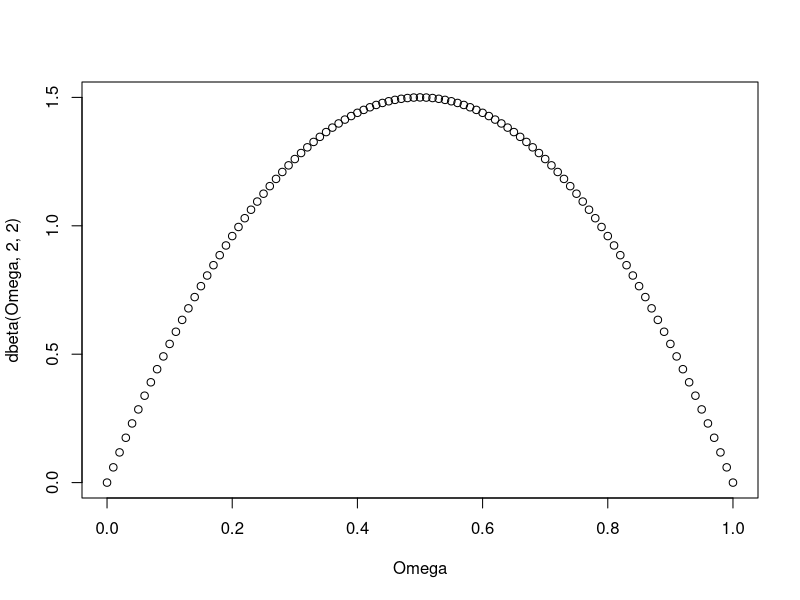
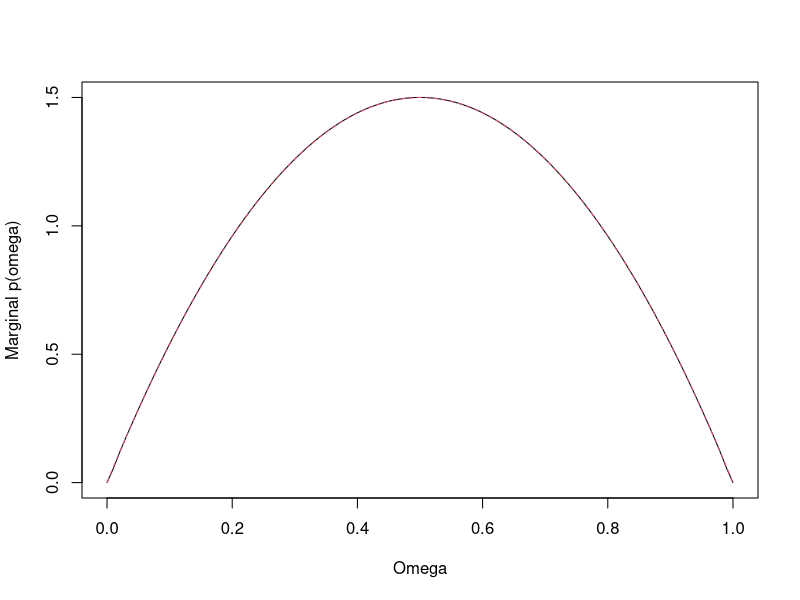
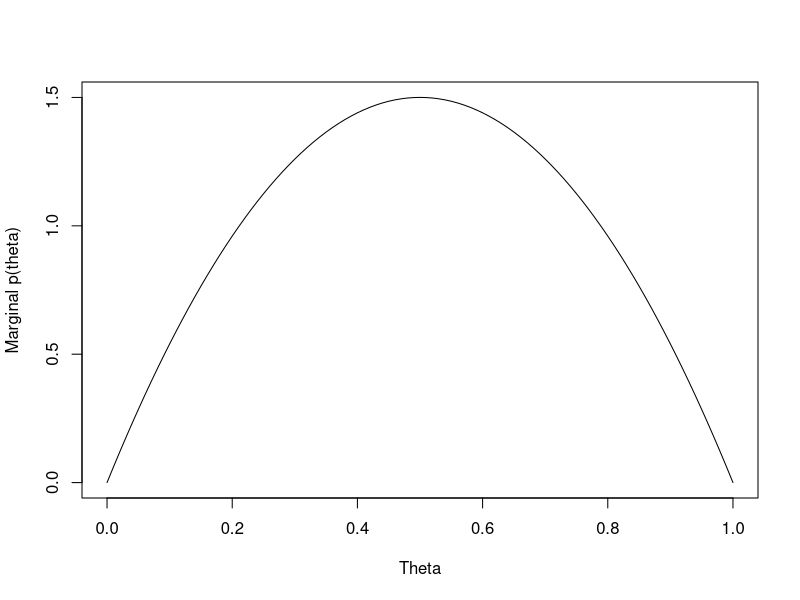
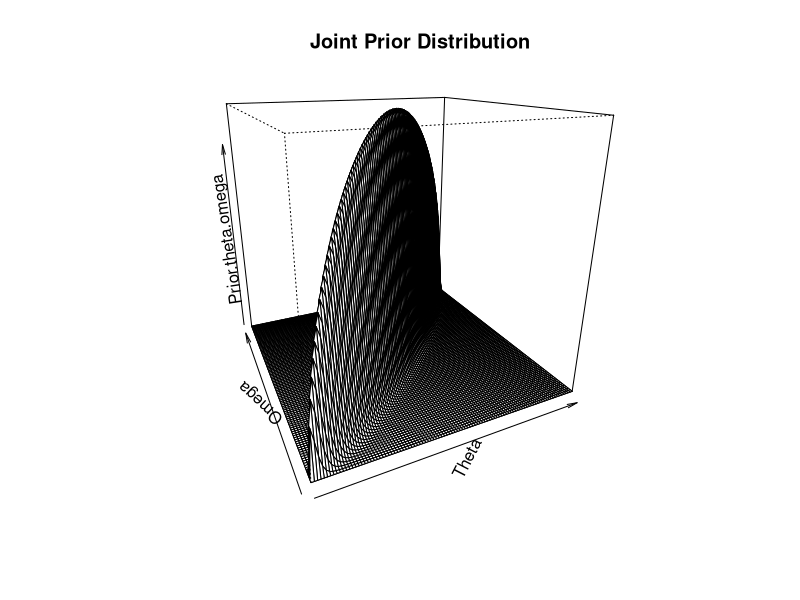
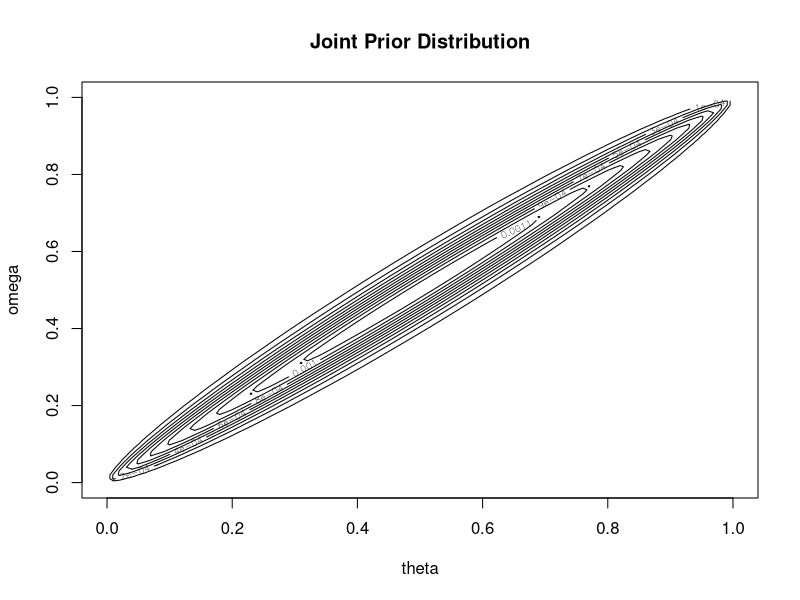
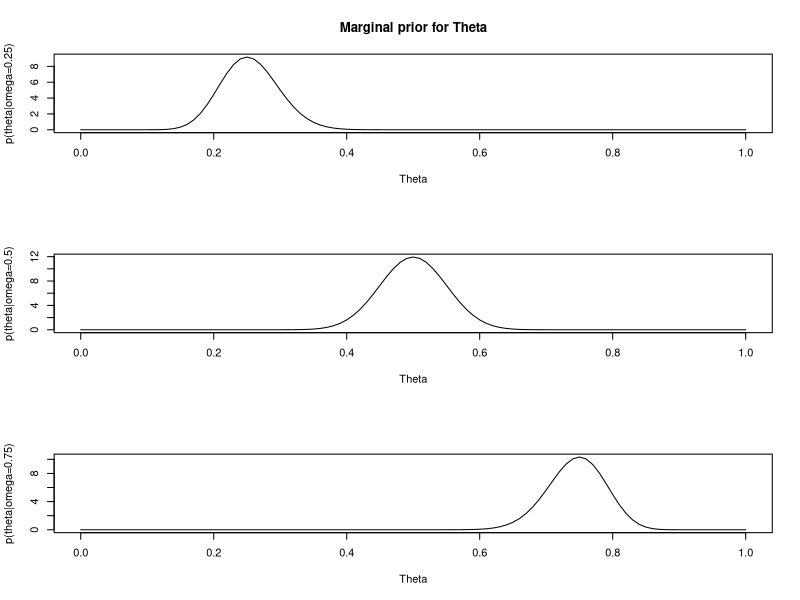
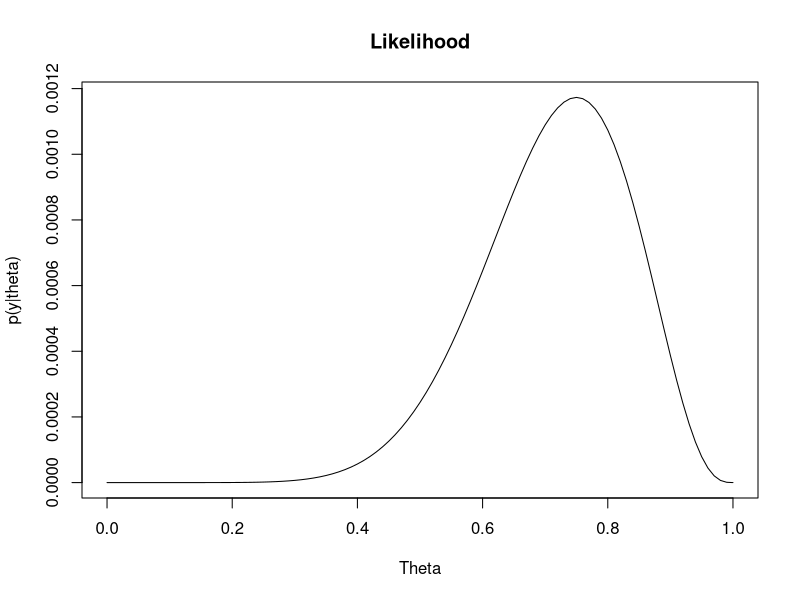
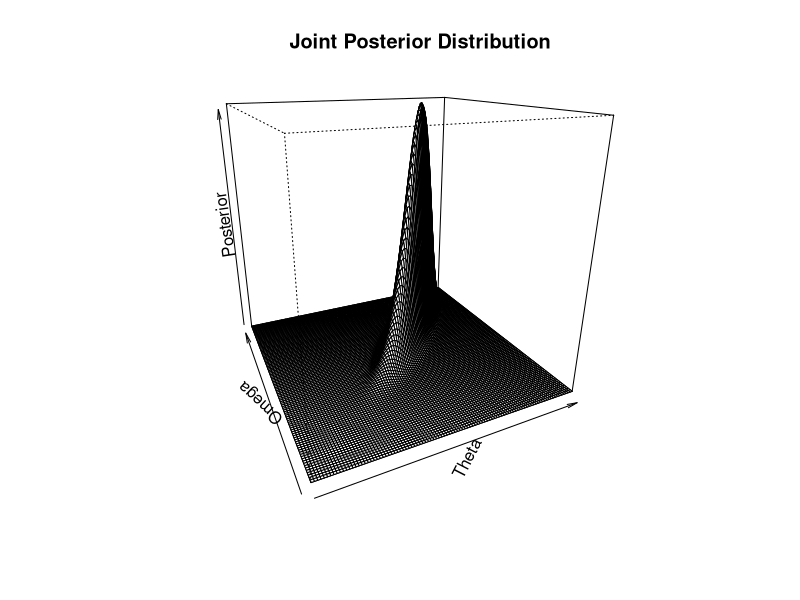

These figures' R source, in order:
## ---- chunk 1
y.7<-c(5.8,6.6,7.8,5.6,7.0,7.1,5.4)
## ---- chunk 2
summary(y.7)
## ---- chunk 3
Omega <- Theta <- seq(0,1,length=101)
plot(Omega, dbeta(Omega,2,2))
## ---- chunk 4
# alpha for omega
A_omega<-2
# beta for omega
B_omega<-2
#concentration for omega prior distrb
K<-100
## ---- chunk 5
jointPrior<-function(theta,omega,A_omega,B_omega,K){
  res<-dbeta(omega,A_omega,B_omega)*dbeta(theta,omega*(K-2)+1,(1-omega)*(K-2)+1)
  res
}
## ---- chunk 6
# Plot distribution of Omega prior
dens<-expand.grid(Omega,Theta)
colnames(dens)<-c("Omega","Theta")
dens$Prior<-apply(dens,1,function(z) jointPrior(z[1],z[2],A_omega,B_omega,K))
Prior.theta.omega<-matrix(dens$Prior,101,101)
Prior.theta.omega<-Prior.theta.omega/sum(Prior.theta.omega) #Joint prior
Prior.omega.marginal<-apply(Prior.theta.omega,2,sum)
Prior.omega.marginal<-Prior.omega.marginal/sum(Prior.omega.marginal)*100 #Omega marginal prior
matplot(Omega,cbind(Prior.omega.marginal,dbeta(Omega,A_omega,B_omega)),type="l",ylab="Marginal p(omega)")
## ---- chunk 7
# plot distribution of theta prior
Prior.theta.marginal<-apply(Prior.theta.omega,1,sum)
Prior.theta.marginal<-Prior.theta.marginal/sum(Prior.theta.marginal)*100 #Theta marginal prior
plot(Theta,Prior.theta.marginal,type="l",ylab="Marginal p(theta)")
## ---- chunk 8
persp(Theta,Omega,Prior.theta.omega,d=1,theta=-25,phi=20,main="Joint Prior Distribution")
## ---- chunk 9
contour(x=Omega,y=Theta,z=Prior.theta.omega,ylab="omega",xlab="theta",main="Joint Prior Distribution")
## ---- chunk 10
par(mfrow=c(3,1))
Prior.theta.omega.25<-jointPrior(Theta,0.25,A_omega,B_omega,K)
Prior.theta.omega.25<-Prior.theta.omega.25/sum(Prior.theta.omega.25)*100
plot(Theta,Prior.theta.omega.25,type="l",ylab="p(theta|omega=0.25)",main="Marginal prior for Theta")
Prior.theta.omega.5<-jointPrior(Theta,0.5,A_omega,B_omega,K)
Prior.theta.omega.5<-Prior.theta.omega.5/sum(Prior.theta.omega.5)*100
plot(Theta,jointPrior(Theta,0.5,A_omega,B_omega,K),type="l",ylab="p(theta|omega=0.5)")
Prior.theta.omega.75<-jointPrior(Theta,0.75,A_omega,B_omega,K)
Prior.theta.omega.75<-Prior.theta.omega.75/sum(Prior.theta.omega.75)*100
plot(Theta,jointPrior(Theta,0.75,A_omega,B_omega,K),type="l",ylab="p(theta|omega=0.75)")
## ---- chunk 11
par(mfrow=c(1,1))
## ---- chunk 12
likeli<-function(theta,s,k){
  theta^k*(1-theta)^(s-k)
}
## ---- chunk 13
likelihood<-likeli(Theta,12,9)
plot(Theta,likelihood,type="l",ylab="p(y|theta)",main="Likelihood")
## ---- chunk 14
Posterior<-apply(Prior.theta.omega,2,function(z) z*likelihood)
Posterior<-Posterior/sum(Posterior)
Posterior[1:5,1:5]
## ---- chunk 15
persp(Theta,Omega,Posterior,d=1,theta=-25,phi=20,main="Joint Posterior Distribution")
## ---- chunk 16
contour(x=Omega,y=Theta,z=Posterior,ylab="omega",xlab="theta",main="Joint Posterior Distribution")
## ---- chunk 17
Posterior.omega.marginal<-apply(Posterior,2,sum)
Posterior.omega.marginal<-Posterior.omega.marginal/sum(Posterior.omega.marginal)*100
plot(Omega,Posterior.omega.marginal,type="l")
## ---- chunk 18
Posterior.theta.marginal<-apply(Posterior,1,sum)
Posterior.theta.marginal<-Posterior.theta.marginal/sum(Posterior.theta.marginal)*100
plot(Theta,Posterior.theta.marginal,type="l")
## ---- chunk 19
par(mfrow=c(3,1))
#Omega=0.25
Post.theta.omega.25<-Posterior[,match(0.25,Omega)]
Post.theta.omega.25<-Post.theta.omega.25/sum(Post.theta.omega.25)*100
plot(Theta,Post.theta.omega.25,type="l",ylab="p(theta|omega=0.25,y)",main="Marginal posterior for Theta")
#Omega=0.5
Post.theta.omega.5<-Posterior[,match(0.5,Omega)]
Post.theta.omega.5<-Post.theta.omega.5/sum(Post.theta.omega.5)*100
plot(Theta,Post.theta.omega.5,type="l",ylab="p(theta|omega=0.25,y)",main="Marginal posterior for Theta")
#Omega=0.75
Post.theta.omega.75<-Posterior[,match(0.75,Omega)]
Post.theta.omega.75<-Post.theta.omega.75/sum(Post.theta.omega.75)*100
plot(Theta,Post.theta.omega.75,type="l",ylab="p(theta|omega=0.25,y)",main="Marginal posterior for Theta")
## ---- chunk 20
par(mfrow=c(1,1))
## ---- chunk 21
matplot(Theta,cbind(Prior.theta.marginal,Posterior.theta.marginal),type="l")
## ---- chunk 22
matplot(Omega,cbind(Prior.omega.marginal,Posterior.omega.marginal),type="l")
## ---- chunk 23
matplot(Theta,cbind(Prior.theta.omega.25,Post.theta.omega.25),type="l",ylab="Conditional Prior and Posterior, omega=0.25")
## ---- chunk 24
matplot(Theta,cbind(Prior.theta.omega.5,Post.theta.omega.5),type="l",ylab="Conditional Prior and Posterior, omega=0.5")
## ---- chunk 25
matplot(Theta,cbind(Prior.theta.omega.75,Post.theta.omega.75),type="l",ylab="Conditional Prior and Posterior, omega=0.75")
## ---- chunk 26
Omega<-Theta<-seq( 0 , 1 , length=101 )
plot(Omega,dbeta(Omega,20,20))
## ---- chunk 27
A_omega<-20
B_omega<-20
K<-6
## ---- chunk 28
jointPrior<-function(theta,omega,A_omega,B_omega,K){
  res<-dbeta(omega,A_omega,B_omega)*dbeta(theta,omega*(K-2)+1,(1-omega)*(K-2)+1)
  res
}
## ---- chunk 29
dens<-expand.grid(Omega,Theta)
colnames(dens)<-c("Omega","Theta")
dens$Prior<-apply(dens,1,function(z) jointPrior(z[1],z[2],A_omega,B_omega,K))
Prior.theta.omega<-matrix(dens$Prior,101,101)
Prior.theta.omega<-Prior.theta.omega/sum(Prior.theta.omega) #Joint prior
Prior.omega.marginal<-apply(Prior.theta.omega,2,sum)
Prior.omega.marginal<-Prior.omega.marginal/sum(Prior.omega.marginal)*100 #Omega marginal prior
matplot(Omega,cbind(Prior.omega.marginal,dbeta(Omega,A_omega,B_omega)),type="l",ylab="Marginal p(omega)")
## ---- chunk 30
Prior.theta.marginal<-apply(Prior.theta.omega,1,sum)
Prior.theta.marginal<-Prior.theta.marginal/sum(Prior.theta.marginal)*100 #Theta marginal prior
plot(Theta,Prior.theta.marginal,type="l",ylab="Marginal p(theta)")
## ---- chunk 31
persp(Theta,Omega,Prior.theta.omega,d=1,theta=-25,phi=20,main="Joint Prior Distribution")
## ---- chunk 32
contour(x=Omega,y=Theta,z=Prior.theta.omega,ylab="omega",xlab="theta",main="Joint Prior Distribution")
## ---- chunk 33
par(mfrow=c(3,1))
Prior.theta.omega.25<-jointPrior(Theta,0.25,A_omega,B_omega,K)
Prior.theta.omega.25<-Prior.theta.omega.25/sum(Prior.theta.omega.25)*100
plot(Theta,Prior.theta.omega.25,type="l",ylab="p(theta|omega=0.25)",main="Marginal prior for Theta")
Prior.theta.omega.5<-jointPrior(Theta,0.5,A_omega,B_omega,K)
Prior.theta.omega.5<-Prior.theta.omega.5/sum(Prior.theta.omega.5)*100
plot(Theta,Prior.theta.omega.5,type="l",ylab="p(theta|omega=0.5)")
Prior.theta.omega.75<-jointPrior(Theta,0.75,A_omega,B_omega,K)
Prior.theta.omega.75<-Prior.theta.omega.75/sum(Prior.theta.omega.75)*100
plot(Theta,Prior.theta.omega.75,type="l",ylab="p(theta|omega=0.75)")
## ---- chunk 34
par(mfrow=c(1,1))
## ---- chunk 35
likeli<-function(theta,s,k){
  theta^k*(1-theta)^(s-k)
}
## ---- chunk 36
likelihood<-likeli(Theta,12,9)
plot(Theta,likelihood,type="l",ylab="p(y|theta)",main="Likelihood")
## ---- chunk 37
Posterior<-apply(Prior.theta.omega,2,function(z) z*likelihood)
Posterior<-Posterior/sum(Posterior)
## ---- chunk 38
Posterior[1:5,1:5]
## ---- chunk 39
persp(Theta,Omega,Posterior,d=1,theta=-25,phi=20,main="Joint Posterior Distribution")
## ---- chunk 40
contour(x=Omega,y=Theta,z=Posterior,ylab="omega",xlab="theta",main="Joint Posterior Distribution")
## ---- chunk 41
Posterior.omega.marginal<-apply(Posterior,2,sum)
Posterior.omega.marginal<-Posterior.omega.marginal/sum(Posterior.omega.marginal)*100
plot(Omega,Posterior.omega.marginal,type="l")
## ---- chunk 42
Posterior.theta.marginal<-apply(Posterior,1,sum)
Posterior.theta.marginal<-Posterior.theta.marginal/sum(Posterior.theta.marginal)*100
plot(Theta,Posterior.theta.marginal,type="l")
## ---- chunk 43
par(mfrow=c(3,1))
#Omega=0.25
Post.theta.omega.25<-Posterior[,match(0.25,Omega)]
Post.theta.omega.25<-Post.theta.omega.25/sum(Post.theta.omega.25)*100
plot(Theta,Post.theta.omega.25,type="l",ylab="p(theta|omega=0.25,y)",main="Marginal posterior for Theta")
#Omega=0.5
Post.theta.omega.5<-Posterior[,match(0.5,Omega)]
Post.theta.omega.5<-Post.theta.omega.5/sum(Post.theta.omega.5)*100
plot(Theta,Post.theta.omega.5,type="l",ylab="p(theta|omega=0.5,y)")
#Omega=0.75
Post.theta.omega.75<-Posterior[,match(0.75,Omega)]
Post.theta.omega.75<-Post.theta.omega.75/sum(Post.theta.omega.75)*100
plot(Theta,Post.theta.omega.75,type="l",ylab="p(theta|omega=0.75,y)")
## ---- chunk 44
par(mfrow=c(1,1))
## ---- chunk 45
matplot(Theta,cbind(Prior.theta.marginal,Posterior.theta.marginal),type="l")
## ---- chunk 46
matplot(Omega,cbind(Prior.omega.marginal,Posterior.omega.marginal),type="l")
## ---- chunk 47
matplot(Theta,cbind(Prior.theta.omega.25,Post.theta.omega.25),type="l",ylab="Conditional Prior and Posterior, omega=0.25")
## ---- chunk 48
matplot(Theta,cbind(Prior.theta.omega.5,Post.theta.omega.5),type="l",ylab="Conditional Prior and Posterior, omega=0.5")
## ---- chunk 49
matplot(Theta,cbind(Prior.theta.omega.75,Post.theta.omega.75),type="l",ylab="Conditional Prior and Posterior, omega=0.75")
## ---- chunk 50
Data<-c(s=14,k=4)
## ---- chunk 51
mu<-.136
sigmaSq<-.1034^2
commonPart<-(mu*(1-mu)/sigmaSq-1)
a<-mu*commonPart
b<-(1-mu)*commonPart
(Prior<-c(a=a,b=b))
## ---- chunk 52
Data <- c(k=4,s=14)
(Posterior<-c(Prior["a"]+Data["k"],Data["s"]-Data["k"]+Prior["b"]))
